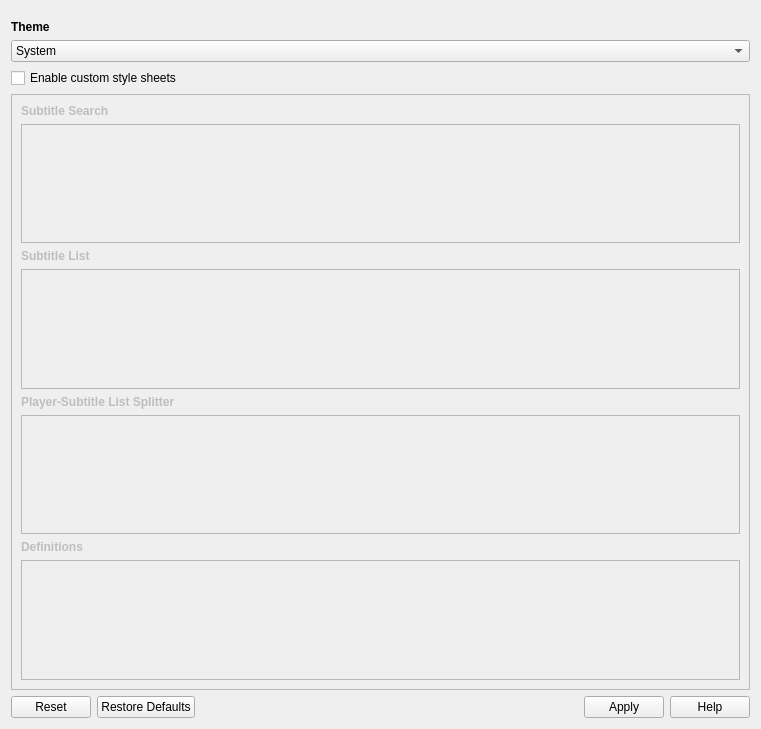
<?xml version="1.0" encoding="UTF-8"?>
<ui version="4.0">
 <class>InterfaceSettings</class>
 <widget class="QWidget" name="InterfaceSettings">
  <property name="geometry">
   <rect>
    <x>0</x>
    <y>0</y>
    <width>761</width>
    <height>729</height>
   </rect>
  </property>
  <property name="windowTitle">
   <string>Form</string>
  </property>
  <layout class="QVBoxLayout" name="layoutParent">
   <item>
    <widget class="QScrollArea" name="scrollArea">
     <property name="frameShape">
      <enum>QFrame::NoFrame</enum>
     </property>
     <property name="widgetResizable">
      <bool>true</bool>
     </property>
     <widget class="QWidget" name="scrollAreaWidgetContents">
      <property name="geometry">
       <rect>
        <x>0</x>
        <y>0</y>
        <width>749</width>
        <height>673</height>
       </rect>
      </property>
      <layout class="QVBoxLayout" name="verticalLayout_2">
       <property name="leftMargin">
        <number>0</number>
       </property>
       <property name="rightMargin">
        <number>0</number>
       </property>
       <property name="bottomMargin">
        <number>0</number>
       </property>
       <item>
        <widget class="QLabel" name="labelTheme">
         <property name="font">
          <font>
           <weight>75</weight>
           <bold>true</bold>
          </font>
         </property>
         <property name="text">
          <string>Theme</string>
         </property>
        </widget>
       </item>
       <item>
        <widget class="QComboBox" name="comboTheme">
         <item>
          <property name="text">
           <string>System</string>
          </property>
         </item>
         <item>
          <property name="text">
           <string>Light</string>
          </property>
         </item>
         <item>
          <property name="text">
           <string>Dark</string>
          </property>
         </item>
        </widget>
       </item>
       <item>
        <widget class="QCheckBox" name="checkStyleSheets">
         <property name="toolTip">
          <string>Style sheets allow for interface configuration with CSS like syntax
Click the help button for documentation</string>
         </property>
         <property name="text">
          <string>Enable custom style sheets</string>
         </property>
        </widget>
       </item>
       <item>
        <widget class="QFrame" name="frameStyleSheets">
         <property name="enabled">
          <bool>false</bool>
         </property>
         <property name="frameShape">
          <enum>QFrame::StyledPanel</enum>
         </property>
         <property name="frameShadow">
          <enum>QFrame::Raised</enum>
         </property>
         <layout class="QVBoxLayout" name="verticalLayout">
          <item>
           <widget class="QLabel" name="labelSubSearch">
            <property name="font">
             <font>
              <weight>75</weight>
              <bold>true</bold>
             </font>
            </property>
            <property name="text">
             <string>Subtitle Search</string>
            </property>
           </widget>
          </item>
          <item>
           <widget class="QPlainTextEdit" name="editSubSearch"/>
          </item>
          <item>
           <widget class="QLabel" name="labelSubList">
            <property name="font">
             <font>
              <weight>75</weight>
              <bold>true</bold>
             </font>
            </property>
            <property name="text">
             <string>Subtitle List</string>
            </property>
           </widget>
          </item>
          <item>
           <widget class="QPlainTextEdit" name="editSubList"/>
          </item>
          <item>
           <widget class="QLabel" name="labelSplitter">
            <property name="font">
             <font>
              <weight>75</weight>
              <bold>true</bold>
             </font>
            </property>
            <property name="text">
             <string>Player-Subtitle List Splitter</string>
            </property>
           </widget>
          </item>
          <item>
           <widget class="QPlainTextEdit" name="editSplitter"/>
          </item>
          <item>
           <widget class="QLabel" name="labelDefinitions">
            <property name="font">
             <font>
              <weight>75</weight>
              <bold>true</bold>
             </font>
            </property>
            <property name="text">
             <string>Definitions</string>
            </property>
           </widget>
          </item>
          <item>
           <widget class="QPlainTextEdit" name="editDefinitions"/>
          </item>
         </layout>
        </widget>
       </item>
      </layout>
     </widget>
    </widget>
   </item>
   <item>
    <widget class="QDialogButtonBox" name="buttonBox">
     <property name="standardButtons">
      <set>QDialogButtonBox::Apply|QDialogButtonBox::Help|QDialogButtonBox::Reset|QDialogButtonBox::RestoreDefaults</set>
     </property>
    </widget>
   </item>
  </layout>
 </widget>
 <resources/>
 <connections/>
</ui>
